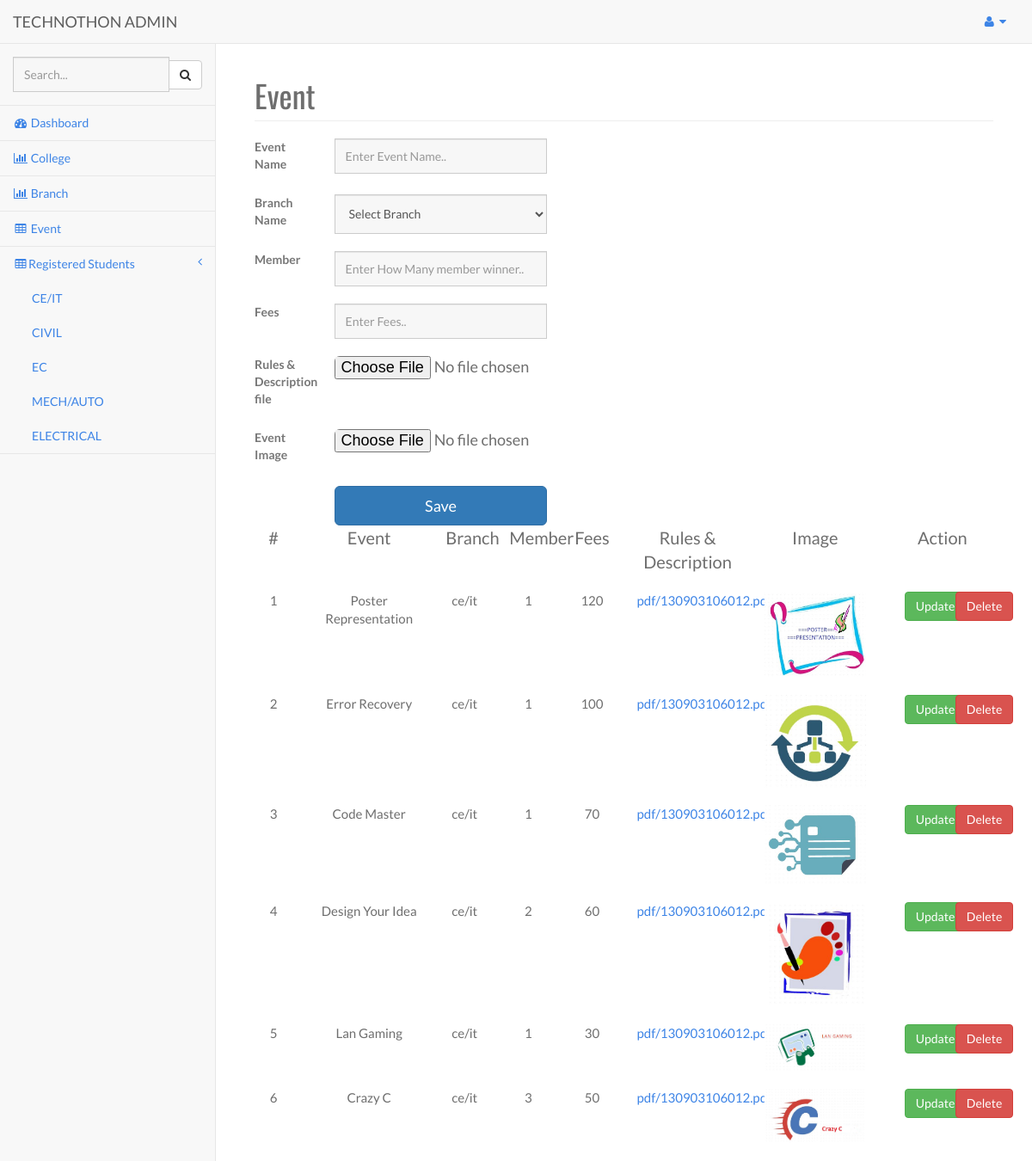
/admin/pages/event.php (signed in), run on the app's committed database.
### tables this page shows
CREATE TABLE IF NOT EXISTS `branch` (
  `id` int(3) NOT NULL AUTO_INCREMENT,
  `name` varchar(700) NOT NULL,
  `subname` varchar(400) NOT NULL,
  PRIMARY KEY (`id`),
  UNIQUE KEY `name` (`name`)
);

CREATE TABLE IF NOT EXISTS `event` (
  `id` int(200) NOT NULL AUTO_INCREMENT,
  `name` varchar(700) NOT NULL,
  `branch` varchar(700) NOT NULL,
  `fees` double NOT NULL,
  `member` int(3) NOT NULL,
  `details` text NOT NULL,
  `path` varchar(700) NOT NULL,
  PRIMARY KEY (`id`),
  UNIQUE KEY `path` (`path`)
);

### admin/pages/event.php (the view, shortened to what this page needs)
<?php
	include 'header.php';
?>
        <div id="page-wrapper">
            <div class="container-fluid">
                <div class="row">
                    <div class="col-lg-12">
                        <h1 class="page-header">Event</h1>
                    </div>
                </div>
				<div class="row">
						<div class="col-lg-5">
						<form name="f1" class="panel-body" method="post" action="#" enctype="multipart/form-data">
							<div class="row">
								<div class="col-lg-3"><label>Event Name</label></div>
								<div class="col-lg-9"><input type="text" name="event" class="form-control input-lg" placeholder="Enter Event Name.." /></div>
							</div>
							<br />
							<div class="row">
								<div class="col-lg-3"><label>Branch Name</label></div>
								<div class="col-lg-9">
									<select name="branch" class="form-control input-lg">
										<option selected="selected" disabled>Select Branch</option>
									</select>
								</div>
							</div>
							<br />
							<div class="row">
								<div class="col-lg-3"><label>Member</label></div>
								<div class="col-lg-9">
									<input type="text" name="member" class="form-control input-lg" placeholder="Enter How Many member winner.." />
								</div>
							</div>
							<br />
							<div class="row">
								<div class="col-lg-3"><label>Fees</label></div>
								<div class="col-lg-9">
									<input type="text" class="form-control input-lg" name="fees" placeholder="Enter Fees.." />
								</div>
							</div>
							<br />
							<div class="row">
								<div class="col-lg-3"><label>Rules & Description file</label></div>
								<div class="col-lg-9">
									<input type="file" name="file2" class="input-lg" style="padding:0;" />
								</div>
							</div>
							<br />
							<div class="row">
								<div class="col-lg-3"><label>Event Image</label></div>
								<div class="col-lg-9">
									<input type="file" name="file1" class="input-lg" style="padding:0;" />
								</div>
							</div>
							<br />
							<div class="row">
								<div class="col-lg-3"></div>
								<div class="col-lg-9">
									<input type="submit" name="save" class="btn btn-lg btn-primary btn-block" value="Save" />
								</div>
							</div>
						</form>
					</div>
				</div>
				<div class="row view-header" style="font-size:20px;">
					<div class="col-lg-1">#</div>
					<div class="col-lg-2">Event</div>
					<div class="col-lg-1">Branch</div>
					<div class="col-lg-1">Member</div>
					<div class="col-lg-1">Fees</div>
					<div class="col-lg-2">Rules & Description</div>
					<div class="col-lg-2">Image</div>
					<div class="col-lg-2" style="text-align:center;">Action</div>
				</div>
				<br/>
				<?php
					$i=0;
					$s="select * from event ORDER BY id DESC";
					$tmp=mysqli_query($c,$s);
					while($result=mysqli_fetch_array($tmp))
					{
						$i++;
						$id=$result['id'];
						$event=$result['name'];
						$branch=$result['branch'];
						$details=$result['details'];
						$member=$result['member'];
						$path=$result['path'];
						$fees=$result['fees'];
					?>
					<div class="row view-item" style="font-size:15px;">
						<div class="col-lg-1"><?php echo $i;?></div>
						<div class="col-lg-2"><?php echo $event;?></div>
						<div class="col-lg-1"><?php echo $branch;?></div>
						<div class="col-lg-1"><?php echo $member;?></div>
						<div class="col-lg-1"><?php echo $fees;?></div>
						<div class="col-lg-2"><a href="<?php echo $details;?>"><?php echo $details;?></a></div>
						<div class="col-lg-2"><img src="<?php echo $path;?>" class="img-responsive" alt="Not Found" /></div>
						<div class="col-lg-2">
							<div class="col-lg-6"><a class="btn btn-success" href="update_event.php?r=<?php echo $id;?>">Update</a></div>
							<div class="col-lg-6"><a class="btn btn-danger" href="delete_event.php?q=<?php echo $id;?>">Delete</a></div>
						</div>
					</div>
					<br />
					<?php
					}
				?>
            </div>
        </div>
<?php
	include 'footer.php';
?>

### admin/pages/header.php (shortened to what this page needs)
<?php
	include'db.php';
?><!DOCTYPE html>
<html lang="en">
<head>
    <link href="../bower_components/bootstrap/dist/css/bootstrap.min.css" rel="stylesheet">
    <link href="../bower_components/metisMenu/dist/metisMenu.min.css" rel="stylesheet">
    <link href="../dist/css/timeline.css" rel="stylesheet">
    <link href="../dist/css/sb-admin-2.css" rel="stylesheet">
    <link href="../dist/css/style.css" rel="stylesheet">
    <link href="../bower_components/morrisjs/morris.css" rel="stylesheet">
    <link href="../bower_components/font-awesome/css/font-awesome.min.css" rel="stylesheet" type="text/css">
</head>
<body>
    <div id="wrapper">
        <nav class="navbar navbar-default navbar-static-top" role="navigation" style="margin-bottom: 0">
            <div class="navbar-header">
                <a class="navbar-brand" href="dashboard.php">TECHNOTHON ADMIN</a>
            </div>
            <ul class="nav navbar-top-links navbar-right">
                <li class="dropdown">
                    <a class="dropdown-toggle" data-toggle="dropdown" href="#">
                        <i class="fa fa-user fa-fw"></i>  <i class="fa fa-caret-down"></i>
                    </a>
                </li>
            </ul>
            <div class="navbar-default sidebar" role="navigation">
                <div class="sidebar-nav navbar-collapse">
                    <ul class="nav" id="side-menu">
                        <li class="sidebar-search">
                            <div class="input-group custom-search-form">
                                <input type="text" class="form-control" placeholder="Search...">
                                <span class="input-group-btn">
                                <button class="btn btn-default" type="button">
                                    <i class="fa fa-search"></i>
                                </button>
                            </span>
                            </div>
                        </li>
                        <li>
                            <a href="dashboard.php"><i class="fa fa-dashboard fa-fw"></i> Dashboard</a>
                        </li>
						<li>
                            <a href="college.php"><i class="fa fa-bar-chart-o fa-fw"></i> College</a>
                        </li>
						<li>
                            <a href="branch.php"><i class="fa fa-bar-chart-o fa-fw"></i> Branch</a>
                        </li>
                        <li>
                            <a href="event.php"><i class="fa fa-table fa-fw"></i> Event</a>
                        </li>
                        <li>
                           <a href="#"><i class="fa fa-table fa-fw"></i>Registered Students<span class="fa arrow"></span></a>
							<ul class="nav nav-second-level">
							<?php
								$s="select * from branch";
								$tmp=mysqli_query($c,$s);
								while($result=mysqli_fetch_array($tmp))
								{
									$branch=$result['name'];
								?>
								<li>
                                    <a href="registered.php?r=<?php echo $branch;?>" style="text-transform:uppercase"><?php echo $branch;?></a>
                                </li>
								<?php
								}
							?>
                            </ul>
						</li>
                    </ul>
                </div>
            </div>
        </nav>

### admin/pages/footer.php
    </div>
</body>
</html>

### assets/css/style.css (style rules this page uses)
body { font-family: 'Lato', sans-serif; font-weight: normal; color: #6E6E6E; }
h1, h2, h3, h4, h5, h6 { font-weight: normal; font-family: 'Oswald', sans-serif; }
h1, .h1, h2, .h2, h3, .h3 { margin-top: 30px; }
a { color:#3d84e6; }
label { color: #777; }
.form-control { display: block; width: 100%; height: 41px; padding: 6px 12px; font-size: 14px; line-height: 2.428571; color: #555; background-color: #F7F7F7; background-image: none; border: 1px solid #ccc; border-radius: 0px; }
.panel-body { padding: 0px; }
ul, .list.custom-list ul { margin: 0 0 11px; list-style-type: none; padding-left: 10px; }

### data on the page
branch: name "CE/IT"
branch: name "CIVIL"
branch: name "EC"
branch: name "MECH/AUTO"
branch: name "ELECTRICAL"
event: name "Poster Representation", branch "ce/it", member "1", fees "120", details "pdf/130903106012.pdf", path (picture)
event: name "Error Recovery", branch "ce/it", member "1", fees "100", details "pdf/130903106012.pdf", path (picture)
event: name "Code Master", branch "ce/it", member "1", fees "70", details "pdf/130903106012.pdf", path (picture)
event: name "Design Your Idea", branch "ce/it", member "2", fees "60", details "pdf/130903106012.pdf", path (picture)
event: name "Lan Gaming", branch "ce/it", member "1", fees "30", details "pdf/130903106012.pdf", path (picture)
event: name "Crazy C", branch "ce/it", member "3", fees "50", details "pdf/130903106012.pdf", path (picture)
